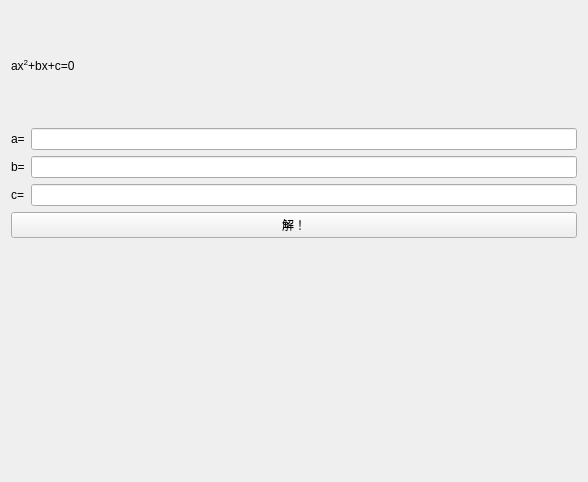
<?xml version="1.0" encoding="UTF-8"?>
<ui version="4.0">
 <class>QuadraticEquationCalculatorWidgetClass</class>
 <widget class="QWidget" name="QuadraticEquationCalculatorWidgetClass">
  <property name="geometry">
   <rect>
    <x>0</x>
    <y>0</y>
    <width>588</width>
    <height>482</height>
   </rect>
  </property>
  <property name="windowTitle">
   <string notr="true">一元二次方程</string>
  </property>
  <layout class="QGridLayout" name="gridLayout_3">
   <item row="0" column="0">
    <layout class="QGridLayout" name="gridLayout_2">
     <item row="0" column="0">
      <widget class="QLabel" name="label">
       <property name="text">
        <string notr="true">&lt;html&gt;&lt;head/&gt;&lt;body&gt;&lt;p&gt;ax&lt;span style=&quot; vertical-align:super;&quot;&gt;2&lt;/span&gt;+bx+c=0&lt;/p&gt;&lt;/body&gt;&lt;/html&gt;</string>
       </property>
      </widget>
     </item>
     <item row="1" column="0">
      <layout class="QGridLayout" name="gridLayout">
       <item row="2" column="0">
        <widget class="QLabel" name="label_4">
         <property name="text">
          <string notr="true">c=</string>
         </property>
        </widget>
       </item>
       <item row="0" column="0">
        <widget class="QLabel" name="label_2">
         <property name="text">
          <string notr="true">a=</string>
         </property>
        </widget>
       </item>
       <item row="0" column="1">
        <widget class="QLineEdit" name="lineEditA">
         <property name="text">
          <string notr="true"/>
         </property>
        </widget>
       </item>
       <item row="2" column="1">
        <widget class="QLineEdit" name="lineEditC">
         <property name="text">
          <string notr="true"/>
         </property>
        </widget>
       </item>
       <item row="1" column="0">
        <widget class="QLabel" name="label_3">
         <property name="text">
          <string notr="true">b=</string>
         </property>
        </widget>
       </item>
       <item row="1" column="1">
        <widget class="QLineEdit" name="lineEditB">
         <property name="text">
          <string notr="true"/>
         </property>
        </widget>
       </item>
      </layout>
     </item>
     <item row="2" column="0">
      <widget class="QPushButton" name="pushButton">
       <property name="text">
        <string notr="true">解！</string>
       </property>
      </widget>
     </item>
    </layout>
   </item>
   <item row="1" column="0">
    <widget class="KatexViewer" name="widget" native="true"/>
   </item>
  </layout>
 </widget>
 <layoutdefault spacing="6" margin="11"/>
 <customwidgets>
  <customwidget>
   <class>KatexViewer</class>
   <extends>QWidget</extends>
   <header>widgets/katexviewer.h</header>
   <container>1</container>
  </customwidget>
 </customwidgets>
 <tabstops>
  <tabstop>lineEditA</tabstop>
  <tabstop>lineEditB</tabstop>
  <tabstop>lineEditC</tabstop>
  <tabstop>pushButton</tabstop>
 </tabstops>
 <resources/>
 <connections/>
</ui>
